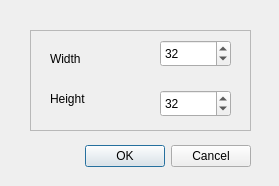
<?xml version="1.0" encoding="UTF-8"?>
<ui version="4.0">
 <class>NewSpriteDialog</class>
 <widget class="QDialog" name="NewSpriteDialog">
  <property name="geometry">
   <rect>
    <x>0</x>
    <y>0</y>
    <width>279</width>
    <height>186</height>
   </rect>
  </property>
  <property name="windowTitle">
   <string>New Sprite</string>
  </property>
  <property name="modal">
   <bool>true</bool>
  </property>
  <widget class="QDialogButtonBox" name="buttonBox">
   <property name="geometry">
    <rect>
     <x>30</x>
     <y>140</y>
     <width>221</width>
     <height>32</height>
    </rect>
   </property>
   <property name="orientation">
    <enum>Qt::Orientation::Horizontal</enum>
   </property>
   <property name="standardButtons">
    <set>QDialogButtonBox::StandardButton::Cancel|QDialogButtonBox::StandardButton::Ok</set>
   </property>
  </widget>
  <widget class="QFrame" name="frame">
   <property name="geometry">
    <rect>
     <x>30</x>
     <y>30</y>
     <width>221</width>
     <height>101</height>
    </rect>
   </property>
   <property name="frameShape">
    <enum>QFrame::Shape::StyledPanel</enum>
   </property>
   <property name="frameShadow">
    <enum>QFrame::Shadow::Raised</enum>
   </property>
   <widget class="QSpinBox" name="spinBoxWidth">
    <property name="geometry">
     <rect>
      <x>130</x>
      <y>10</y>
      <width>71</width>
      <height>27</height>
     </rect>
    </property>
    <property name="value">
     <number>32</number>
    </property>
   </widget>
   <widget class="QSpinBox" name="spinBoxHeight">
    <property name="geometry">
     <rect>
      <x>130</x>
      <y>60</y>
      <width>71</width>
      <height>27</height>
     </rect>
    </property>
    <property name="value">
     <number>32</number>
    </property>
   </widget>
   <widget class="QLabel" name="labelWidth">
    <property name="geometry">
     <rect>
      <x>20</x>
      <y>20</y>
      <width>58</width>
      <height>18</height>
     </rect>
    </property>
    <property name="text">
     <string>Width</string>
    </property>
   </widget>
   <widget class="QLabel" name="labelHeight">
    <property name="geometry">
     <rect>
      <x>20</x>
      <y>60</y>
      <width>58</width>
      <height>18</height>
     </rect>
    </property>
    <property name="text">
     <string>Height</string>
    </property>
   </widget>
  </widget>
 </widget>
 <resources/>
 <connections>
  <connection>
   <sender>buttonBox</sender>
   <signal>accepted()</signal>
   <receiver>NewSpriteDialog</receiver>
   <slot>accept()</slot>
   <hints>
    <hint type="sourcelabel">
     <x>105</x>
     <y>221</y>
    </hint>
    <hint type="destinationlabel">
     <x>75</x>
     <y>20</y>
    </hint>
   </hints>
  </connection>
  <connection>
   <sender>buttonBox</sender>
   <signal>rejected()</signal>
   <receiver>NewSpriteDialog</receiver>
   <slot>reject()</slot>
   <hints>
    <hint type="sourcelabel">
     <x>158</x>
     <y>226</y>
    </hint>
    <hint type="destinationlabel">
     <x>296</x>
     <y>15</y>
    </hint>
   </hints>
  </connection>
 </connections>
</ui>
